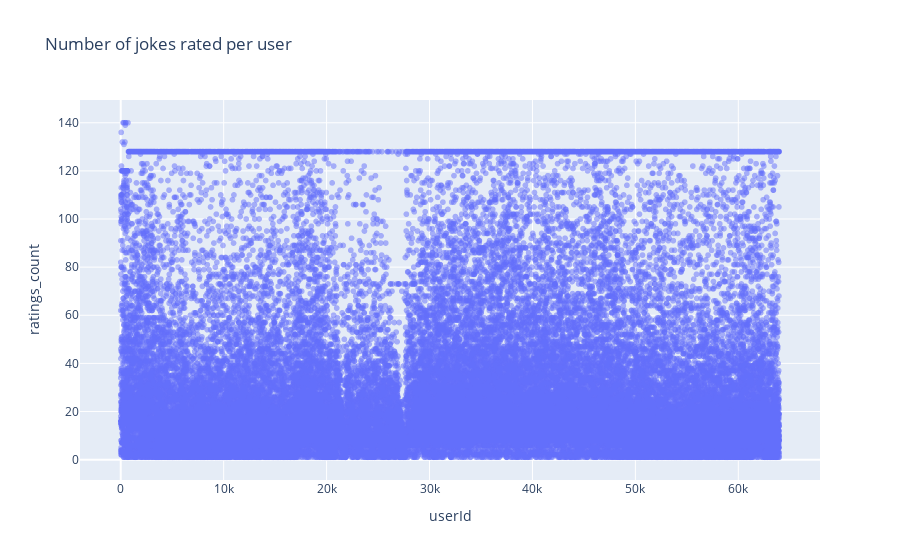

Source (notebook cell):
### Markdown cell above
Next we plot the number of jokes rated (y-axis) by each user (x-axis).

### Code cell
count_user_ratings_df = ratings_df[['userId', 'jokeId']].groupby(['userId']).count().reset_index()
count_user_ratings_df.columns = ['userId', 'ratings_count']
display(count_user_ratings_df)
fig = px.scatter(count_user_ratings_df, x='userId', y='ratings_count', title='Number of jokes rated per user', opacity=0.5)
fig.show()

### Figure 1 — Plotly figure (JSON) as saved in the notebook; plotly's stock layout.template omitted (floating-point values rounded to 4 significant figures; data arrays with more than 128 entries replaced by an {"elided": "..."} marker saying what was removed)
{"data": [{"hovertemplate": "userId=%{x}<br>ratings_count=%{y}<extra></extra>", "legendgroup": "", "marker": {"color": "#636efa", "opacity": 0.5, "symbol": "circle"}, "mode": "markers", "name": "", "showlegend": false, "type": "scattergl", "x": {"elided": "59132 int values"}, "xaxis": "x", "y": {"elided": "59132 int values"}, "yaxis": "y"}], "layout": {"autosize": true, "legend": {"tracegroupgap": 0}, "title": {"text": "Number of jokes rated per user"}, "xaxis": {"anchor": "y", "autorange": true, "domain": [0, 1], "range": [-3888.0, 67870.0], "title": {"text": "userId"}, "type": "linear"}, "yaxis": {"anchor": "x", "autorange": true, "domain": [0, 1], "range": [-10.47, 151.5], "title": {"text": "ratings_count"}, "type": "linear"}}}
